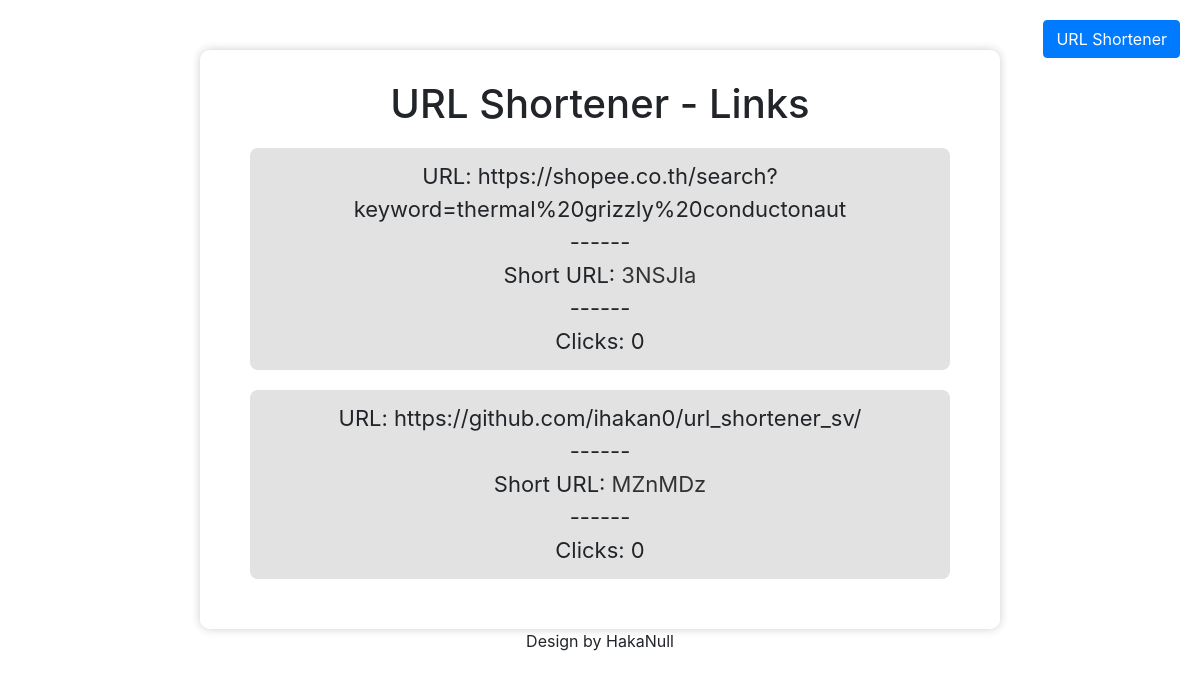
Screenshot of /links with the database file from the repository.
### models.py (models this page shows, shortened)
class Link(db.Model):
    id = db.Column(db.Integer, primary_key=True)
    original_url = db.Column(db.String(1024))
    short_url = db.Column(db.String(6), unique=True)
    views = db.Column(db.Integer, default=0)
    date_created = db.Column(db.DateTime, default=datetime.now)

### routes.py (the view)
@shortener.route('/links')
def links():
    links = Link.query.all()
    return render_template('links.html', links=links)

### templates/links.html (shortened to what this page needs)
<!DOCTYPE html>
<html lang="en">
<head>
    <link rel="stylesheet" href="https://cdn.jsdelivr.net/npm/bootstrap@4.0.0/dist/css/bootstrap.min.css"
>
</head>
<body>
    <div class="container">
        <h1>URL Shortener - Links</h1>
        {% for link in links %}
        <p style="text-align: center" class="custom-p">
            URL: {{ link.original_url }} <br>------<br>Short URL: <a
                href="{{ url_for('shortener.redirect_to_url', short_url=link.short_url, _external=True) }}">{{ link.short_url }}</a>
            <br>------<br>Clicks: {{ link.views }}
        </p>
        {% endfor %}
    </div>
</body>
<a href="/" class="btn btn-primary" style="position: fixed; top: 20px; right: 20px;">URL Shortener</a>
<footer style="text-align: center"> Design by HakaNull</footer>
</html>

### templates/links.html (style rules this page uses)
.container { background-color: rgba(255, 255, 255, 0.8); max-width: 800px; margin-top: 50px; padding: 30px; border-radius: 10px; box-shadow: 0 0 10px rgba(0, 0, 0, 0.2); }
h1 { text-align: center; margin-bottom: 20px; }
.custom-p { cursor: pointer; margin: 20px; padding: 12px; border-radius: 8px; font-size: 22px; background-color: rgb(226, 226, 226); max-width: 800px; word-wrap: break-word; }
.custom-p a { color: #333; text-decoration: none; }

### rows the page displays
Link: original_url "https://shopee.co.th/search?keyword=thermal%20grizzly%20conductonaut", short_url "3NSJIa", views "0"
Link: original_url "https://github.com/ihakan0/url_shortener_sv/", short_url "MZnMDz", views "0"
